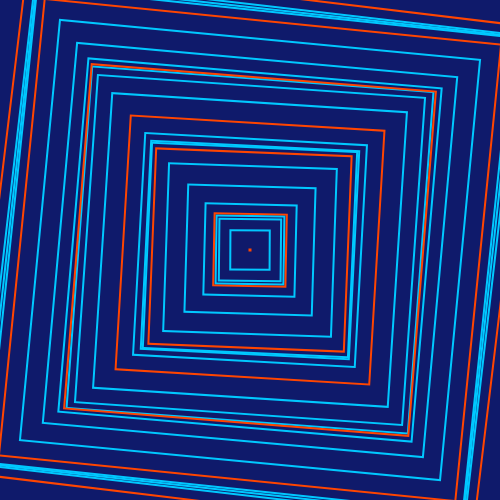
Frame 1 (no input)
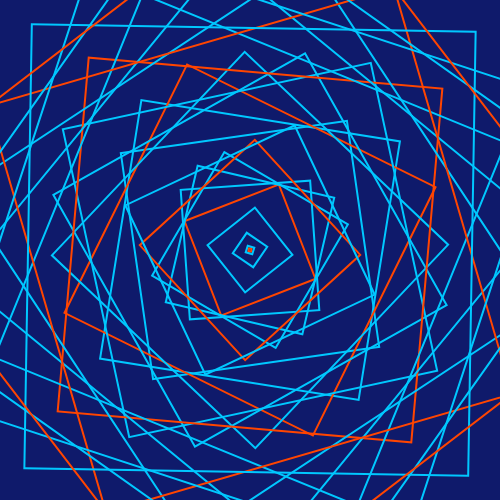
Frame 60 (no input)
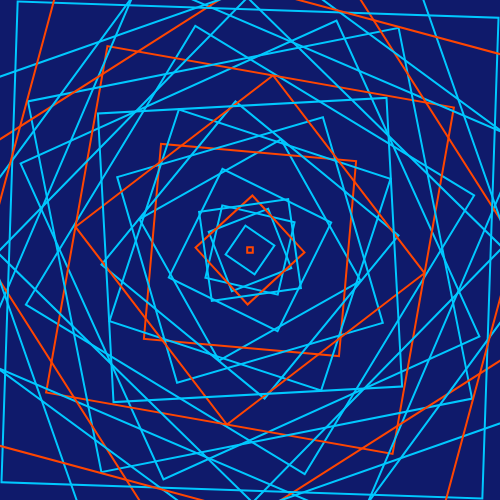
Frame 120 (the mouse pressed at the canvas centre since frame 60)

The p5.js sketch that drew these frames (run headless with seeded random() and noise() and a simulated clock; from frame 60 on, the mouse is pressed at the canvas centre):

// p5.js sketch
// ── sketch.js
function setup() {
  createCanvas(500, 500);
  noFill();
  strokeWeight(2);
  rectMode(CENTER);
}

function draw() {
  background(15, 26, 107);
  translate(width / 2, height / 2);
  for (let i = 0; i < 25; i++) {
    let s = i * 22 + sin(frameCount * 0.05 + i) * 20;
    if (i % 4 === 0) stroke(255, 69, 0);
    else stroke(0, 200, 255);
    push();
    rotate(frameCount * 0.005 * i);
    rect(0, 0, s, s);
    pop();
  }
}
